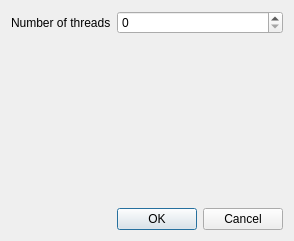
<?xml version="1.0" encoding="UTF-8"?>
<ui version="4.0">
 <class>Dialog</class>
 <widget class="QDialog" name="Dialog">
  <property name="geometry">
   <rect>
    <x>0</x>
    <y>0</y>
    <width>270</width>
    <height>241</height>
   </rect>
  </property>
  <property name="windowTitle">
   <string>Dialog</string>
  </property>
  <layout class="QGridLayout" name="gridLayout">
   <item row="2" column="1">
    <widget class="QDialogButtonBox" name="buttonBox">
     <property name="orientation">
      <enum>Qt::Horizontal</enum>
     </property>
     <property name="standardButtons">
      <set>QDialogButtonBox::Cancel|QDialogButtonBox::Ok</set>
     </property>
    </widget>
   </item>
   <item row="0" column="0">
    <widget class="QLabel" name="label">
     <property name="text">
      <string>Number of threads</string>
     </property>
    </widget>
   </item>
   <item row="1" column="1">
    <spacer name="verticalSpacer">
     <property name="orientation">
      <enum>Qt::Vertical</enum>
     </property>
     <property name="sizeHint" stdset="0">
      <size>
       <width>20</width>
       <height>40</height>
      </size>
     </property>
    </spacer>
   </item>
   <item row="0" column="1">
    <widget class="QSpinBox" name="spinBox">
     <property name="maximum">
      <number>15</number>
     </property>
    </widget>
   </item>
  </layout>
 </widget>
 <resources/>
 <connections>
  <connection>
   <sender>buttonBox</sender>
   <signal>accepted()</signal>
   <receiver>Dialog</receiver>
   <slot>accept()</slot>
   <hints>
    <hint type="sourcelabel">
     <x>260</x>
     <y>223</y>
    </hint>
    <hint type="destinationlabel">
     <x>157</x>
     <y>240</y>
    </hint>
   </hints>
  </connection>
  <connection>
   <sender>buttonBox</sender>
   <signal>rejected()</signal>
   <receiver>Dialog</receiver>
   <slot>reject()</slot>
   <hints>
    <hint type="sourcelabel">
     <x>260</x>
     <y>229</y>
    </hint>
    <hint type="destinationlabel">
     <x>269</x>
     <y>240</y>
    </hint>
   </hints>
  </connection>
 </connections>
</ui>
